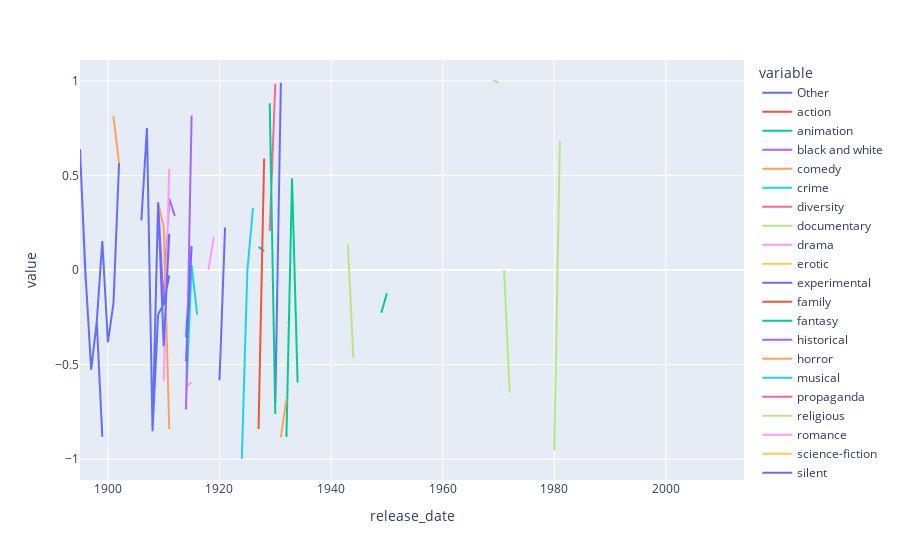

The notebook cell this image was saved under:
### Markdown cell above
## sentiment analysis

difficulte to get something out of it

### Code cell
px.line(sentiment_dummies.drop(['Unnamed: 0','averageRating'], axis = 1 ).resample("Y").mean())
#find_trend_change(sentiment_dummies, pd.to_datetime(1967, format="%Y"), 20, "Y", CUSUMDetector,'war',True)
